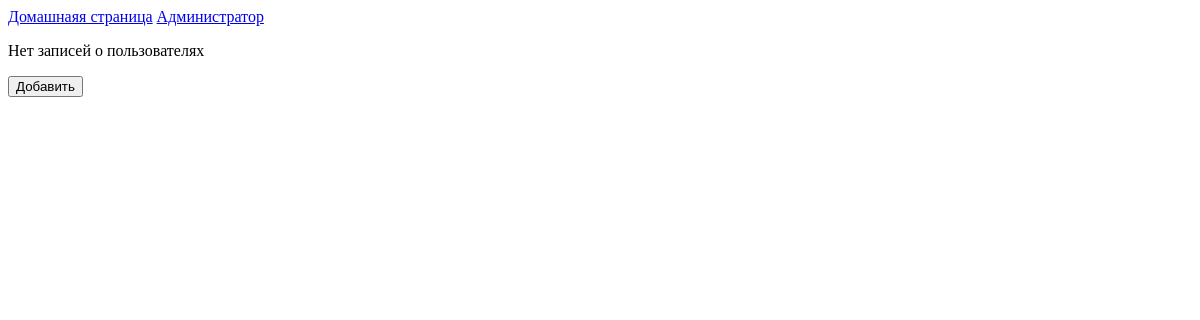
Before: /courses/admin/people/ with the older database file.
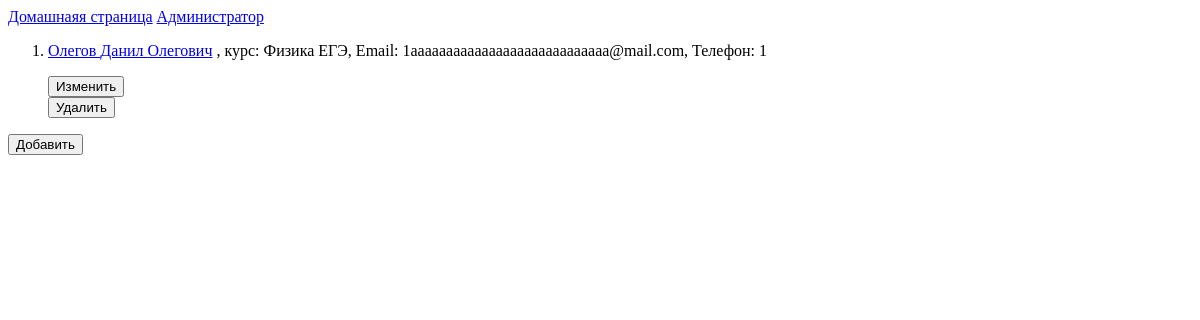
After: the same page with the newer database file.
### courses/models.py (models this page shows, shortened)
class Person(models.Model):
    course = models.ForeignKey("Course", on_delete=models.SET_NULL, null=True)
    name = models.CharField(max_length=20, help_text="Имя")
    surname = models.CharField(max_length=30, help_text="Фамилия")
    fathername = models.CharField(max_length=30, help_text="Отчество")
    email = models.EmailField(help_text="Электронная почта")
    phone = models.CharField(max_length=12, help_text="Номер телефона")
    comment = models.TextField(null=True, help_text="Комментарий", blank=True)
    pay = models.BooleanField(default=False, help_text="Есть ли оплата")
    dateofpay = models.DateField(null=True, help_text="Дата оплаты", blank=True)
    def get_absolute_url_admin(self):
        return reverse('admin_person_detail', args=[str(self.id)])
    def get_absolute_url_update(self):
        return reverse('admin_person_update', args=[str(self.id)])
    def get_absolute_url_delete(self):
        return reverse('admin_person_delete', args=[str(self.id)])

class Course(models.Model):
    name = models.CharField(max_length=30, help_text="Название курса")
    num = models.IntegerField(help_text="Количество занятий")
    time = models.IntegerField(help_text="Время одного занятия")
    days = models.CharField(max_length=100, help_text="Дни недели когда будут проходить занятия (через запятую)")
    firstdate = models.DateField(help_text="Дата первого занятия")
    lastdate = models.DateField(help_text="Дата последнего занятия")
    price = models.IntegerField(help_text="Стоимость курса")
    info = models.TextField(help_text="Подробная информацая про курс")
    direction = models.ForeignKey("Direction", on_delete=models.SET_NULL, null=True)
    def __str__(self):
        return self.name

### courses/views.py (the view)
def admin_people(request):
    obj_per = Person.objects.all()
    return render(
        request,
        "admin_people.html",
        context={'people_list': obj_per},
    )

### courses/templates/admin_people.html (shortened to what this page needs)
<!DOCTYPE html>
<html lang="ru">
<head>
</head>
<body>
    <div class="page">
        <div class="info">
            <a href="/courses/">Домашнаяя страница</a>
            <a href="/courses/admin/">Администратор</a>
        </div>
        <div class="people">
            {% if people_list %}
            <ol>
                {% for person in people_list %}
                <li>
                    <p><a href="{{ person.get_absolute_url_admin }}">{{person.surname}} {{person.name}} {{person.fathername}}</a>
                        , курс: {{person.course}}, Email: {{person.email}}, Телефон: {{person.phone}}</p>
                    <form action="{{ person.get_absolute_url_update }}">
                        <button>Изменить</button>
                    </form>
                    <form action="{{ person.get_absolute_url_delete }}">
                        <button>Удалить</button>
                    </form>
                </li>
                {% endfor %}
            </ol>
            {% else %}
                <p>Нет записей о пользователях</p>
            {% endif %}
            <form action="/courses/admin/people/create/">
                <button>Добавить</button>
            </form>
        </div>
    </div>
</body>
</html>

Changed rows visible on the page:
added Person: surname "Олегов", name "Данил", fathername "Олегович", course "Физика ЕГЭ", email "1aaaaaaaaaaaaaaaaaaaaaaaaaaaa@mail.com", phone "1"
Other visible differences:
text no longer shown: "Нет записей о пользователях"
